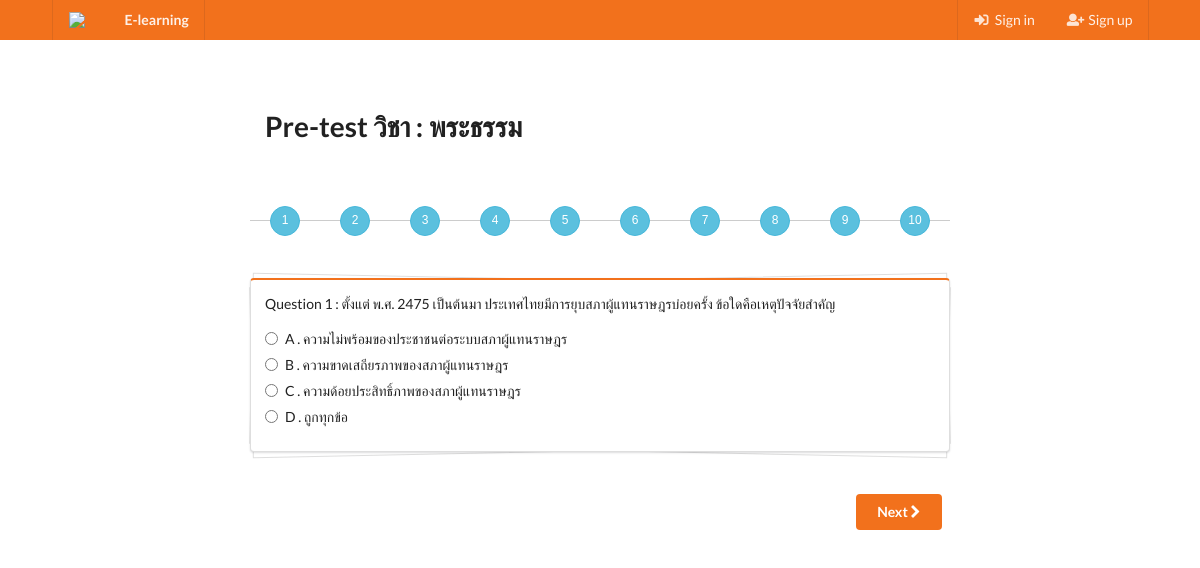
Page /pretest.php?id=2 on the committed database.
### tables this page shows
CREATE TABLE `lesson` (
  `id` int(11) NOT NULL,
  `lesson_name` text NOT NULL
);

CREATE TABLE `test` (
  `id_t` int(11) NOT NULL,
  `question` text NOT NULL,
  `choice1` text NOT NULL,
  `choice2` text NOT NULL,
  `choice3` text NOT NULL,
  `choice4` text NOT NULL,
  `id_l` int(11) NOT NULL
);

### inbox.php (called while the page is built, shortened)
<?php
class conn
{
    function __construct()
    {
        $this->conn = new mysqli(DB_SERVER, DB_USERNAME, DB_PASSWORD, DB_DATABASE);
    }
}
class pretest extends conn
{
    function display($id){
        $sql ="SELECT * FROM test WHERE id_l = '$id'";
        $row = $this->conn->query($sql);
        return $row;
    }
}
class lesson extends conn
{
    function lesson_list($id){
        $sql = "SELECT * FROM lesson WHERE id = '$id'";
        $row = mysqli_query($this->conn,$sql);
        $result = mysqli_fetch_assoc($row);
        return $result;
    }
}

### pretest.php (the view, shortened to what this page needs)
<?php
    include_once('inbox.php');
    include_once('head.php');
    $id = $_GET['id'];
    $obj_index = new lesson();
    $obj_test = new pretest();
    $test = $obj_test->display($id);
    $count_test = $test->num_rows;
    $variable = $obj_index->lesson_list($id);
    $name = $variable['lesson_name'];
?>
<html>
    <link rel="stylesheet" type="text/css" href="css/style.css">
<body>
    <div class="ui orange fixed inverted menu">
        <div class="ui container">
            <a href="index.php" class="header item">
            <img class="logo" src="https://bwatwood.edublogs.org/files/2015/07/icon-e-learning-1b72z9p.png">
                E-learning
            </a>
            <?php
                if (isset($_SESSION['login'])) {
                    $idu = $_SESSION['uid'];
                    echo "<div class='ui simple dropdown item right'>".$_SESSION['first']."<i class='dropdown icon'></i>
                        <div class='menu'>
                            <a href='edit_profile.php?id=$idu' class='item'><i class='user icon'></i>Edite Profile</a>
                            <a href='index.php?out=logout' class='item'><i class='sign out icon'></i>sign out</a>
                        </div>
                        </div>";
                }else{
                    echo "<a href='login.php' class='item right menu'><i class='sign in icon'></i>Sign in</a>
                            <a href='signup.php' class='item'><i class='add user icon'></i>Sign up</a>";
                }
            ?>
        </div>
    </div>
    <div class="ui main text container ">
        <h1 class="ui header">Pre-test วิชา : <?php echo "$name"; ?></h1>
            <br>
            <br>
            <form method="post" action="score.php">
            <div class="row">
                <div class='stepwizard'>
                    <div class='stepwizard-row'>
                <?php
                for ($i=1; $i <= $count_test ; $i++) {
                echo "
                    <div class='stepwizard-step'>
                        <button type='button' class='btn btn-info btn-circle' data-toggle='tab' href='#menu$i'>$i</button>
                    </div>
                ";}
                ?>
                    </div>
                </div>
                <div class='tab-content'>
            <?php
            $i = 1;
                while ($result = $test->fetch_assoc()) {
                    $question = $result['question'];
                    $choice1 = $result['choice1'];
                    $choice2 = $result['choice2'];
                    $choice3 = $result['choice3'];
                    $choice4 = $result['choice4'];
                    if ($i == 1) {
                        echo "
                    <div id='menu$i' class='tab-pane fade active in'>
                        <h3></h3>
                        <div class='ui orange piled segment'>
                            <p>Question $i : $question</p>
                            <div class='radio'>
                                <label><input type='radio' name='ans$i' value='$choice1' required>A . $choice1</label>
                            </div>
                            <div class='radio'>
                                <label><input type='radio' name='ans$i' value='$choice2' required>B . $choice2</label>
                            </div>
                            <div class='radio'>
                                <label><input type='radio' name='ans$i' value='$choice3' required>C . $choice3</label>
                            </div>
                            <div class='radio'>
                                <label><input type='radio' name='ans$i' value='$choice4' required>D . $choice4</label>
                            </div>
                        </div>
                        <ul class='list-unstyled list-inline pull-right'>
                            <li><button type='button' class='ui orange button next-step'>Next <i class='fa fa-chevron-right'></i></button></li>
                        </ul>
                    </div>
                    ";$i++;
                    }else if ($i == $count_test) {
                        echo "
                    <div id='menu$i' class='tab-pane fade in'>
                        <h3></h3>
                        <div class='ui orange piled segment'>
                            <p>Question $i : $question</p>
                            <div class='radio'>
                                <label><input type='radio' name='ans$i' value='$choice1' required>A . $choice1</label>
                            </div>
                            <div class='radio'>
                                <label><input type='radio' name='ans$i' value='$choice2' required>B . $choice2</label>
                            </div>
                            <div class='radio'>
                                <label><input type='radio' name='ans$i' value='$choice3' required>C . $choice3</label>
                            </div>
                            <div class='radio'>
                                <label><input type='radio' name='ans$i' value='$choice4' required>D . $choice4</label>
                            </div>
                        </div>
                        <ul class='list-unstyled list-inline pull-right'>
                            <li><button type='button' class='ui basic button prev-step'><i class='fa fa-chevron-left'></i> Back</button></li>
                            <div class='ui left icon input'>
                                <input type='submit' name='submit' class='ui green button next-step' value='Done!'>
                                <i class='inverted checkmark icon'></i>
                            </div>
                        </ul>
                    </div>";
                    }else{
                    $i++;
                    }
                }
            ?>
            </div>
        </form>
    </div>
</body>
</html>

### head.php (shortened to what this page needs)
<!DOCTYPE html>
<head>
    <link rel="stylesheet" href="https://maxcdn.bootstrapcdn.com/bootstrap/3.3.7/css/bootstrap.min.css">
    <link rel="stylesheet" href="//netdna.bootstrapcdn.com/font-awesome/4.2.0/css/font-awesome.min.css">
    <link rel="stylesheet" type="text/css" href="https://cdnjs.cloudflare.com/ajax/libs/semantic-ui/2.2.9/semantic.min.css">
    <link rel="stylesheet" type="text/css" href="https://cdnjs.cloudflare.com/ajax/libs/semantic-ui/2.2.9/semantic.min.js">
    <link rel="stylesheet" href="https://maxcdn.bootstrapcdn.com/font-awesome/4.5.0/css/font-awesome.min.css">
</head>

### css/style.css (style rules this page uses)
.stepwizard-row { display: table-row; }
.stepwizard { display: table; width: 100%; position: relative; }
.stepwizard-row:before { top: 14px; bottom: 0; position: absolute; content: " "; width: 100%; height: 1px; background-color: #ccc; z-order: 0; }
.stepwizard-step { display: table-cell; text-align: center; position: relative; }
.btn-circle { width: 30px; height: 30px; text-align: center; padding: 2px 0; font-size: 12px; line-height: 1.428571429; border-radius: 15px; }

### pretest.php (style rules this page uses)
body { background-color: #FFFFFF; margin:40px; }
.ui.menu .item img.logo { margin-right: 1.5em; }
.main.container { margin-top: 7em; }

### rows in the picture
lesson: lesson_name "พระธรรม"
test: question "ตั้งแต่ พ.ศ. 2475 เป็นต้นมา ประเทศไทยมีการยุบสภาผู้แทนราษฎรบ่อยครั้ง ข้อใดคือเหตุปัจจัยสำคัญ", choice1 "ความไม่พร้อมของประชาชนต่อระบบสภาผู้แทนราษฎร", choice2 "ความขาดเสถียรภาพของสภาผู้แทนราษฎร", choice3 "ความด้อยประสิทธิ์ภาพของสภาผู้แทนราษฎร", choice4 "ถูกทุกข้อ"
